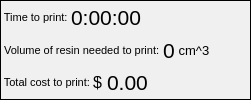
  <widget class="QDockWidget" name="printJobInfoBar">
   <property name="sizePolicy">
    <sizepolicy hsizetype="Preferred" vsizetype="Expanding">
     <horstretch>0</horstretch>
     <verstretch>0</verstretch>
    </sizepolicy>
   </property>
   <property name="maximumSize">
    <size>
     <width>524287</width>
     <height>120</height>
    </size>
   </property>
   <property name="palette">
    <palette>
     <active>
      <colorrole role="WindowText">
       <brush brushstyle="SolidPattern">
        <color alpha="255">
         <red>0</red>
         <green>0</green>
         <blue>0</blue>
        </color>
       </brush>
      </colorrole>
      <colorrole role="Button">
       <brush brushstyle="SolidPattern">
        <color alpha="255">
         <red>240</red>
         <green>240</green>
         <blue>240</blue>
        </color>
       </brush>
      </colorrole>
      <colorrole role="Light">
       <brush brushstyle="SolidPattern">
        <color alpha="255">
         <red>255</red>
         <green>255</green>
         <blue>255</blue>
        </color>
       </brush>
      </colorrole>
      <colorrole role="Midlight">
       <brush brushstyle="SolidPattern">
        <color alpha="255">
         <red>247</red>
         <green>247</green>
         <blue>247</blue>
        </color>
       </brush>
      </colorrole>
      <colorrole role="Dark">
       <brush brushstyle="SolidPattern">
        <color alpha="255">
         <red>120</red>
         <green>120</green>
         <blue>120</blue>
        </color>
       </brush>
      </colorrole>
      <colorrole role="Mid">
       <brush brushstyle="SolidPattern">
        <color alpha="255">
         <red>160</red>
         <green>160</green>
         <blue>160</blue>
        </color>
       </brush>
      </colorrole>
      <colorrole role="Text">
       <brush brushstyle="SolidPattern">
        <color alpha="255">
         <red>0</red>
         <green>0</green>
         <blue>0</blue>
        </color>
       </brush>
      </colorrole>
      <colorrole role="BrightText">
       <brush brushstyle="SolidPattern">
        <color alpha="255">
         <red>255</red>
         <green>255</green>
         <blue>255</blue>
        </color>
       </brush>
      </colorrole>
      <colorrole role="ButtonText">
       <brush brushstyle="SolidPattern">
        <color alpha="255">
         <red>0</red>
         <green>0</green>
         <blue>0</blue>
        </color>
       </brush>
      </colorrole>
      <colorrole role="Base">
       <brush brushstyle="SolidPattern">
        <color alpha="255">
         <red>255</red>
         <green>255</green>
         <blue>255</blue>
        </color>
       </brush>
      </colorrole>
      <colorrole role="Window">
       <brush brushstyle="SolidPattern">
        <color alpha="255">
         <red>240</red>
         <green>240</green>
         <blue>240</blue>
        </color>
       </brush>
      </colorrole>
      <colorrole role="Shadow">
       <brush brushstyle="SolidPattern">
        <color alpha="255">
         <red>0</red>
         <green>0</green>
         <blue>0</blue>
        </color>
       </brush>
      </colorrole>
      <colorrole role="AlternateBase">
       <brush brushstyle="SolidPattern">
        <color alpha="255">
         <red>247</red>
         <green>247</green>
         <blue>247</blue>
        </color>
       </brush>
      </colorrole>
      <colorrole role="ToolTipBase">
       <brush brushstyle="SolidPattern">
        <color alpha="255">
         <red>255</red>
         <green>255</green>
         <blue>220</blue>
        </color>
       </brush>
      </colorrole>
      <colorrole role="ToolTipText">
       <brush brushstyle="SolidPattern">
        <color alpha="255">
         <red>0</red>
         <green>0</green>
         <blue>0</blue>
        </color>
       </brush>
      </colorrole>
     </active>
     <inactive>
      <colorrole role="WindowText">
       <brush brushstyle="SolidPattern">
        <color alpha="255">
         <red>0</red>
         <green>0</green>
         <blue>0</blue>
        </color>
       </brush>
      </colorrole>
      <colorrole role="Button">
       <brush brushstyle="SolidPattern">
        <color alpha="255">
         <red>240</red>
         <green>240</green>
         <blue>240</blue>
        </color>
       </brush>
      </colorrole>
      <colorrole role="Light">
       <brush brushstyle="SolidPattern">
        <color alpha="255">
         <red>255</red>
         <green>255</green>
         <blue>255</blue>
        </color>
       </brush>
      </colorrole>
      <colorrole role="Midlight">
       <brush brushstyle="SolidPattern">
        <color alpha="255">
         <red>247</red>
         <green>247</green>
         <blue>247</blue>
        </color>
       </brush>
      </colorrole>
      <colorrole role="Dark">
       <brush brushstyle="SolidPattern">
        <color alpha="255">
         <red>120</red>
         <green>120</green>
         <blue>120</blue>
        </color>
       </brush>
      </colorrole>
      <colorrole role="Mid">
       <brush brushstyle="SolidPattern">
        <color alpha="255">
         <red>160</red>
         <green>160</green>
         <blue>160</blue>
        </color>
       </brush>
      </colorrole>
      <colorrole role="Text">
       <brush brushstyle="SolidPattern">
        <color alpha="255">
         <red>0</red>
         <green>0</green>
         <blue>0</blue>
        </color>
       </brush>
      </colorrole>
      <colorrole role="BrightText">
       <brush brushstyle="SolidPattern">
        <color alpha="255">
         <red>255</red>
         <green>255</green>
         <blue>255</blue>
        </color>
       </brush>
      </colorrole>
      <colorrole role="ButtonText">
       <brush brushstyle="SolidPattern">
        <color alpha="255">
         <red>0</red>
         <green>0</green>
         <blue>0</blue>
        </color>
       </brush>
      </colorrole>
      <colorrole role="Base">
       <brush brushstyle="SolidPattern">
        <color alpha="255">
         <red>255</red>
         <green>255</green>
         <blue>255</blue>
        </color>
       </brush>
      </colorrole>
      <colorrole role="Window">
       <brush brushstyle="SolidPattern">
        <color alpha="255">
         <red>240</red>
         <green>240</green>
         <blue>240</blue>
        </color>
       </brush>
      </colorrole>
      <colorrole role="Shadow">
       <brush brushstyle="SolidPattern">
        <color alpha="255">
         <red>0</red>
         <green>0</green>
         <blue>0</blue>
        </color>
       </brush>
      </colorrole>
      <colorrole role="AlternateBase">
       <brush brushstyle="SolidPattern">
        <color alpha="255">
         <red>247</red>
         <green>247</green>
         <blue>247</blue>
        </color>
       </brush>
      </colorrole>
      <colorrole role="ToolTipBase">
       <brush brushstyle="SolidPattern">
        <color alpha="255">
         <red>255</red>
         <green>255</green>
         <blue>220</blue>
        </color>
       </brush>
      </colorrole>
      <colorrole role="ToolTipText">
       <brush brushstyle="SolidPattern">
        <color alpha="255">
         <red>0</red>
         <green>0</green>
         <blue>0</blue>
        </color>
       </brush>
      </colorrole>
     </inactive>
     <disabled>
      <colorrole role="WindowText">
       <brush brushstyle="SolidPattern">
        <color alpha="255">
         <red>120</red>
         <green>120</green>
         <blue>120</blue>
        </color>
       </brush>
      </colorrole>
      <colorrole role="Button">
       <brush brushstyle="SolidPattern">
        <color alpha="255">
         <red>240</red>
         <green>240</green>
         <blue>240</blue>
        </color>
       </brush>
      </colorrole>
      <colorrole role="Light">
       <brush brushstyle="SolidPattern">
        <color alpha="255">
         <red>255</red>
         <green>255</green>
         <blue>255</blue>
        </color>
       </brush>
      </colorrole>
      <colorrole role="Midlight">
       <brush brushstyle="SolidPattern">
        <color alpha="255">
         <red>247</red>
         <green>247</green>
         <blue>247</blue>
        </color>
       </brush>
      </colorrole>
      <colorrole role="Dark">
       <brush brushstyle="SolidPattern">
        <color alpha="255">
         <red>120</red>
         <green>120</green>
         <blue>120</blue>
        </color>
       </brush>
      </colorrole>
      <colorrole role="Mid">
       <brush brushstyle="SolidPattern">
        <color alpha="255">
         <red>160</red>
         <green>160</green>
         <blue>160</blue>
        </color>
       </brush>
      </colorrole>
      <colorrole role="Text">
       <brush brushstyle="SolidPattern">
        <color alpha="255">
         <red>120</red>
         <green>120</green>
         <blue>120</blue>
        </color>
       </brush>
      </colorrole>
      <colorrole role="BrightText">
       <brush brushstyle="SolidPattern">
        <color alpha="255">
         <red>255</red>
         <green>255</green>
         <blue>255</blue>
        </color>
       </brush>
      </colorrole>
      <colorrole role="ButtonText">
       <brush brushstyle="SolidPattern">
        <color alpha="255">
         <red>120</red>
         <green>120</green>
         <blue>120</blue>
        </color>
       </brush>
      </colorrole>
      <colorrole role="Base">
       <brush brushstyle="SolidPattern">
        <color alpha="255">
         <red>240</red>
         <green>240</green>
         <blue>240</blue>
        </color>
       </brush>
      </colorrole>
      <colorrole role="Window">
       <brush brushstyle="SolidPattern">
        <color alpha="255">
         <red>240</red>
         <green>240</green>
         <blue>240</blue>
        </color>
       </brush>
      </colorrole>
      <colorrole role="Shadow">
       <brush brushstyle="SolidPattern">
        <color alpha="255">
         <red>0</red>
         <green>0</green>
         <blue>0</blue>
        </color>
       </brush>
      </colorrole>
      <colorrole role="AlternateBase">
       <brush brushstyle="SolidPattern">
        <color alpha="255">
         <red>240</red>
         <green>240</green>
         <blue>240</blue>
        </color>
       </brush>
      </colorrole>
      <colorrole role="ToolTipBase">
       <brush brushstyle="SolidPattern">
        <color alpha="255">
         <red>255</red>
         <green>255</green>
         <blue>220</blue>
        </color>
       </brush>
      </colorrole>
      <colorrole role="ToolTipText">
       <brush brushstyle="SolidPattern">
        <color alpha="255">
         <red>0</red>
         <green>0</green>
         <blue>0</blue>
        </color>
       </brush>
      </colorrole>
     </disabled>
    </palette>
   </property>
   <property name="autoFillBackground">
    <bool>false</bool>
   </property>
   <property name="windowTitle">
    <string>Print Job Information</string>
   </property>
   <attribute name="dockWidgetArea">
    <number>2</number>
   </attribute>
   <widget class="QWidget" name="dockWidgetContents_3">
    <layout class="QHBoxLayout" name="horizontalLayout_7">
     <property name="spacing">
      <number>0</number>
     </property>
     <property name="margin">
      <number>0</number>
     </property>
     <item>
      <widget class="QFrame" name="frame_4">
       <property name="autoFillBackground">
        <bool>true</bool>
       </property>
       <property name="frameShape">
        <enum>QFrame::Box</enum>
       </property>
       <property name="frameShadow">
        <enum>QFrame::Plain</enum>
       </property>
       <layout class="QHBoxLayout" name="horizontalLayout_8">
        <property name="spacing">
         <number>0</number>
        </property>
        <property name="margin">
         <number>0</number>
        </property>
        <item>
         <layout class="QVBoxLayout" name="verticalLayout_6">
          <property name="spacing">
           <number>0</number>
          </property>
          <item>
           <layout class="QHBoxLayout" name="horizontalLayout_3">
            <item>
             <widget class="QLabel" name="label_4">
              <property name="font">
               <font>
                <pointsize>8</pointsize>
               </font>
              </property>
              <property name="text">
               <string> Time to print: </string>
              </property>
             </widget>
            </item>
            <item>
             <widget class="QLabel" name="label_5">
              <property name="font">
               <font>
                <pointsize>16</pointsize>
               </font>
              </property>
              <property name="text">
               <string>0:00:00</string>
              </property>
             </widget>
            </item>
            <item>
             <spacer name="horizontalSpacer_3">
              <property name="orientation">
               <enum>Qt::Horizontal</enum>
              </property>
              <property name="sizeHint" stdset="0">
               <size>
                <width>40</width>
                <height>20</height>
               </size>
              </property>
             </spacer>
            </item>
           </layout>
          </item>
          <item>
           <layout class="QHBoxLayout" name="horizontalLayout">
            <item>
             <widget class="QLabel" name="label_2">
              <property name="font">
               <font>
                <pointsize>8</pointsize>
               </font>
              </property>
              <property name="text">
               <string> Volume of resin needed to print: </string>
              </property>
             </widget>
            </item>
            <item>
             <widget class="QLabel" name="label_7">
              <property name="font">
               <font>
                <pointsize>16</pointsize>
               </font>
              </property>
              <property name="text">
               <string>0</string>
              </property>
             </widget>
            </item>
            <item>
             <widget class="QLabel" name="label_6">
              <property name="font">
               <font>
                <pointsize>10</pointsize>
               </font>
              </property>
              <property name="text">
               <string> cm^3</string>
              </property>
             </widget>
            </item>
            <item>
             <spacer name="horizontalSpacer_2">
              <property name="orientation">
               <enum>Qt::Horizontal</enum>
              </property>
              <property name="sizeHint" stdset="0">
               <size>
                <width>40</width>
                <height>20</height>
               </size>
              </property>
             </spacer>
            </item>
           </layout>
          </item>
          <item>
           <layout class="QHBoxLayout" name="horizontalLayout_4">
            <item>
             <widget class="QLabel" name="label_3">
              <property name="font">
               <font>
                <pointsize>8</pointsize>
               </font>
              </property>
              <property name="text">
               <string> Total cost to print: </string>
              </property>
             </widget>
            </item>
            <item>
             <widget class="QLabel" name="label_8">
              <property name="font">
               <font>
                <pointsize>12</pointsize>
               </font>
              </property>
              <property name="text">
               <string>$ </string>
              </property>
             </widget>
            </item>
            <item>
             <widget class="QLabel" name="label_9">
              <property name="font">
               <font>
                <pointsize>16</pointsize>
               </font>
              </property>
              <property name="text">
               <string>0.00</string>
              </property>
             </widget>
            </item>
            <item>
             <spacer name="horizontalSpacer">
              <property name="orientation">
               <enum>Qt::Horizontal</enum>
              </property>
              <property name="sizeHint" stdset="0">
               <size>
                <width>40</width>
                <height>20</height>
               </size>
              </property>
             </spacer>
            </item>
           </layout>
          </item>
         </layout>
        </item>
       </layout>
      </widget>
     </item>
    </layout>
   </widget>
  </widget>
